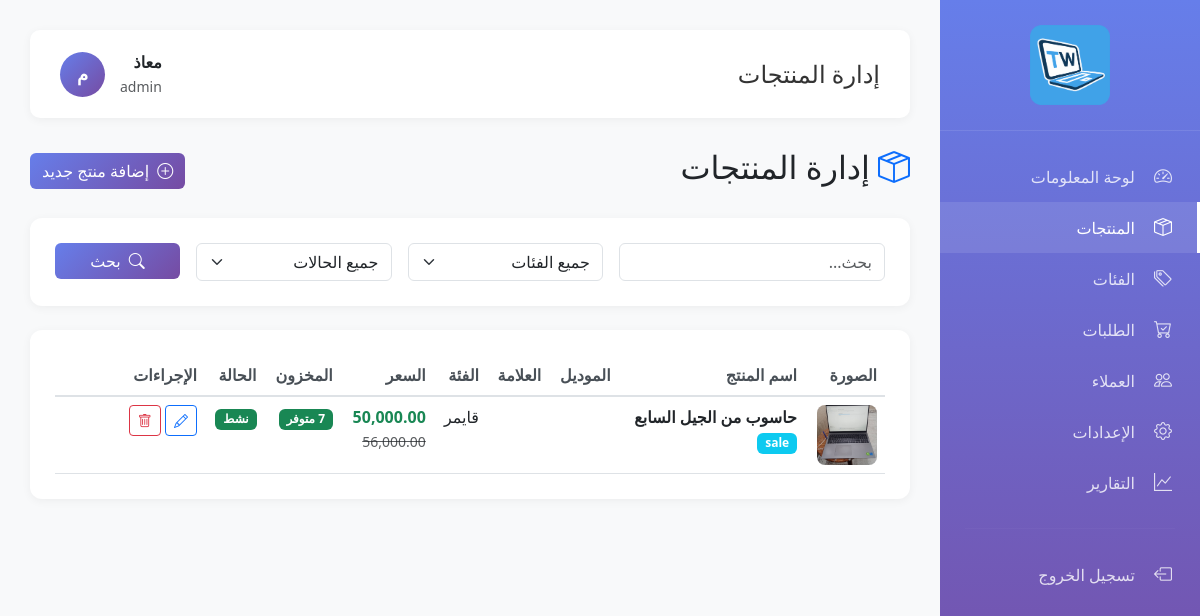
Before: /admin/products.php (signed in) with the older database file.
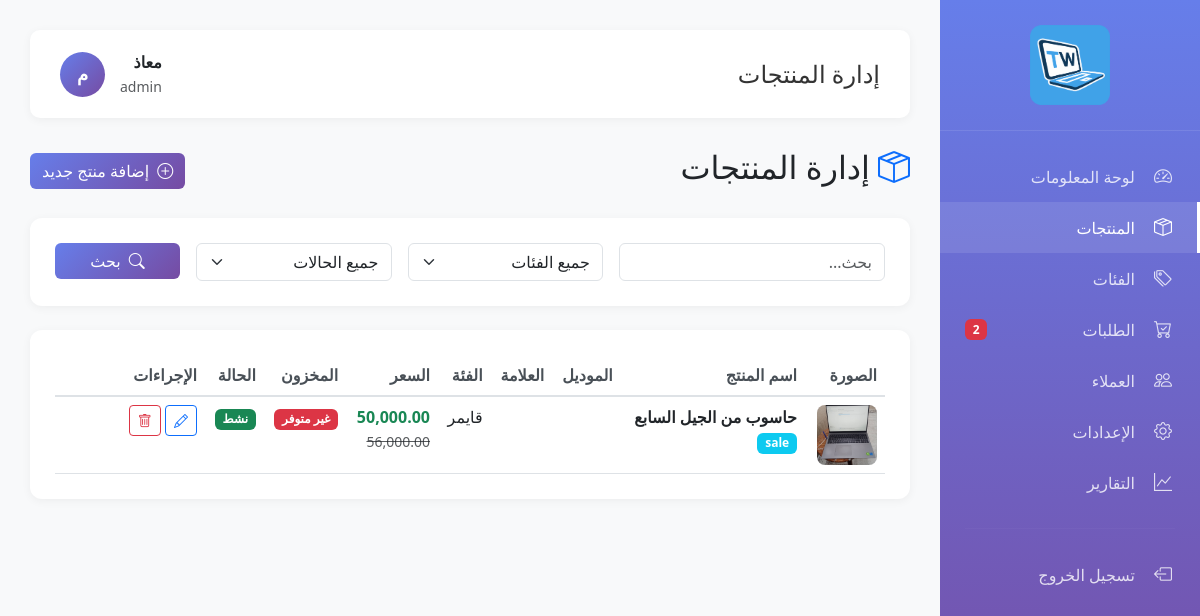
After: the same page with the newer database file.
### tables this page shows
CREATE TABLE `products` (
  `id` int(11) NOT NULL,
  `name_ar` varchar(200) NOT NULL,
  `name_en` varchar(200) NOT NULL,
  `slug` varchar(200) NOT NULL,
  `sku` varchar(100) DEFAULT NULL,
  `model` varchar(100) DEFAULT NULL,
  `brand` varchar(100) DEFAULT NULL,
  `category_id` int(11) NOT NULL,
  `price` decimal(10,2) NOT NULL,
  `original_price` decimal(10,2) DEFAULT NULL,
  `discount_percentage` int(11) DEFAULT 0,
  `stock_count` int(11) DEFAULT 0,
  `in_stock` tinyint(1) DEFAULT 1,
  `min_stock` int(11) DEFAULT 5,
  `processor` varchar(200) DEFAULT NULL,
  `ram` varchar(100) DEFAULT NULL,
  `storage` varchar(100) DEFAULT NULL,
  `gpu` varchar(200) DEFAULT NULL,
  `screen_size` varchar(50) DEFAULT NULL,
  `screen_resolution` varchar(100) DEFAULT NULL,
  `battery` varchar(100) DEFAULT NULL,
  `weight` varchar(50) DEFAULT NULL,
  `os` varchar(100) DEFAULT NULL,
  `ports` text DEFAULT NULL,
  `description_short` text DEFAULT NULL,
  `description_full` text DEFAULT NULL,
  `warranty` varchar(200) DEFAULT NULL,
  `badge` enum('new','bestseller','sale','featured','none') DEFAULT 'none',
  `status` enum('active','inactive','draft','out_of_stock') DEFAULT 'active',
  `views` int(11) DEFAULT 0,
  `sales` int(11) DEFAULT 0,
  `rating` decimal(3,2) DEFAULT 0.00,
  `review_count` int(11) DEFAULT 0,
  `meta_title` varchar(200) DEFAULT NULL,
  `meta_description` text DEFAULT NULL,
  `meta_keywords` text DEFAULT NULL,
  `created_at` timestamp NOT NULL DEFAULT current_timestamp(),
  `updated_at` timestamp NOT NULL DEFAULT current_timestamp() ON UPDATE current_timestamp()
);

CREATE TABLE `categories` (
  `id` int(11) NOT NULL,
  `name_ar` varchar(100) NOT NULL,
  `name_en` varchar(100) NOT NULL,
  `slug` varchar(100) NOT NULL,
  `description` text DEFAULT NULL,
  `icon` varchar(100) DEFAULT NULL,
  `image` varchar(255) DEFAULT NULL,
  `is_active` tinyint(1) DEFAULT 1,
  `display_order` int(11) DEFAULT 0,
  `created_at` timestamp NOT NULL DEFAULT current_timestamp(),
  `updated_at` timestamp NOT NULL DEFAULT current_timestamp() ON UPDATE current_timestamp()
);

### config/database.php (called while the page is built, shortened)
<?php
try {
    $dsn = "mysql:host=" . DB_HOST . ";dbname=" . DB_NAME . ";charset=" . DB_CHARSET;
    $options = [
        PDO::ATTR_ERRMODE            => PDO::ERRMODE_EXCEPTION,
        PDO::ATTR_DEFAULT_FETCH_MODE => PDO::FETCH_ASSOC,
        PDO::ATTR_EMULATE_PREPARES   => false,
        PDO::MYSQL_ATTR_INIT_COMMAND => "SET NAMES " . DB_CHARSET
    ];
    $pdo = new PDO($dsn, DB_USER, DB_PASS, $options);
} catch (PDOException $e) {
    die("خطأ في الاتصال بقاعدة البيانات: " . $e->getMessage());
}
function query($sql, $params = []) {
    global $pdo;
    try {
        $stmt = $pdo->prepare($sql);
        $stmt->execute($params);
        return $stmt;
    } catch (PDOException $e) {
        error_log("Database Error: " . $e->getMessage());
        return false;
    }
}
function fetchOne($sql, $params = []) {
    $stmt = query($sql, $params);
    return $stmt ? $stmt->fetch() : null;
}

### admin/products.php (the view, shortened to what the changed rows need)
<?php
require_once 'includes/functions.php';
$pageTitle = 'إدارة المنتجات';
include 'includes/header.php';
$where = ['1=1'];
$whereClause = implode(' AND ', $where);
$page = isset($_GET['page']) ? (int)$_GET['page'] : 1;
$perPage = 10;
$offset = ($page - 1) * $perPage;
$sql = "SELECT p.*, c.name_ar as category_name,
        (SELECT image_url FROM product_images WHERE product_id = p.id AND is_primary = 1 LIMIT 1) as main_image
        FROM products p
        LEFT JOIN categories c ON p.category_id = c.id
        WHERE $whereClause
        ORDER BY p.created_at DESC
        LIMIT $perPage OFFSET $offset";
$products = $pdo->query($sql)->fetchAll();
?>
<div class="mb-4">
    <div class="row align-items-center">
        <div class="col-md-6">
            <h2><i class="bi bi-box-seam text-primary me-2"></i>إدارة المنتجات</h2>
        </div>
    </div>
</div>
<div class="table-card">
    <div class="table-responsive">
        <table class="table table-hover">
            <thead>
                <tr>
                    <th width="80">الصورة</th>
                    <th>اسم المنتج</th>
                    <th>الموديل</th>
                    <th>العلامة</th>
                    <th>الفئة</th>
                    <th>السعر</th>
                    <th>المخزون</th>
                    <th>الحالة</th>
                    <th width="150">الإجراءات</th>
                </tr>
            </thead>
            <tbody>
                <?php foreach ($products as $product): ?>
                <tr>
                    <td>
                        <?php if ($product['main_image']): ?>
                        <img src="../<?php echo $product['main_image']; ?>" alt="<?php echo $product['name_ar']; ?>"
                             style="width: 60px; height: 60px; object-fit: cover; border-radius: 8px;">
                        <?php else: ?>
                        <div style="width: 60px; height: 60px; background: #e9ecef; border-radius: 8px; display: flex; align-items: center; justify-content: center;">
                            <i class="bi bi-image text-muted"></i>
                        </div>
                        <?php endif; ?>
                    </td>
                    <td>
                        <strong><?php echo $product['name_ar']; ?></strong>
                        <?php if ($product['badge'] != 'none'): ?>
                        <br><small class="badge bg-info"><?php echo $product['badge']; ?></small>
                        <?php endif; ?>
                    </td>
                    <td><?php echo $product['model']; ?></td>
                    <td><?php echo $product['brand']; ?></td>
                    <td><?php echo $product['category_name']; ?></td>
                    <td>
                        <strong class="text-success"><?php echo formatPrice($product['price']); ?></strong>
                        <?php if ($product['original_price']): ?>
                        <br><small class="text-muted text-decoration-line-through"><?php echo formatPrice($product['original_price']); ?></small>
                        <?php endif; ?>
                    </td>
                    <td>
                        <?php if ($product['stock_count'] > 0): ?>
                        <span class="badge bg-success"><?php echo $product['stock_count']; ?> متوفر</span>
                        <?php else: ?>
                        <span class="badge bg-danger">غير متوفر</span>
                        <?php endif; ?>
                    </td>
                    <td>
                        <?php
                        $statusBadge = [
                            'active' => 'success',
                            'inactive' => 'danger',
                            'draft' => 'secondary'
                        ];
                        $statusText = [
                            'active' => 'نشط',
                            'inactive' => 'غير نشط',
                            'draft' => 'مسودة'
                        ];
                        ?>
                        <span class="badge bg-<?php echo $statusBadge[$product['status']]; ?>">
                            <?php echo $statusText[$product['status']]; ?>
                        </span>
                    </td>
                    <td>
                        <a href="edit-product.php?id=<?php echo $product['id']; ?>" class="btn btn-sm btn-outline-primary" title="تعديل">
                            <i class="bi bi-pencil"></i>
                        </a>
                        <a href="?delete=<?php echo $product['id']; ?>" class="btn btn-sm btn-outline-danger"
                           onclick="return confirmDelete('هل أنت متأكد من حذف هذا المنتج؟')" title="حذف">
                            <i class="bi bi-trash"></i>
                        </a>
                    </td>
                </tr>
                <?php endforeach; ?>
            </tbody>
        </table>
    </div>
</div>
<?php include 'includes/footer.php'; ?>

### admin/includes/header.php (shortened to what the changed rows need)
<?php
require_once __DIR__ . '/functions.php';
$result = fetchOne("SELECT COUNT(*) as count FROM orders WHERE status = 'pending'");
$newOrdersCount = $result['count'] ?? 0;
?>
<!DOCTYPE html>
<html lang="ar" dir="rtl">
<head>
    <link href="https://cdn.jsdelivr.net/npm/bootstrap@5.3.0/dist/css/bootstrap.rtl.min.css" rel="stylesheet">
    <link rel="stylesheet" href="https://cdn.jsdelivr.net/npm/bootstrap-icons@1.11.0/font/bootstrap-icons.css">
</head>
<body>
    <div class="sidebar">
        <div class="sidebar-menu">
            <a href="orders.php" class="<?php echo basename($_SERVER['PHP_SELF']) == 'orders.php' ? 'active' : ''; ?>">
                <i class="bi bi-cart-check"></i>
                <span>الطلبات</span>
                <?php if ($newOrdersCount > 0): ?>
                    <span class="badge bg-danger"><?php echo $newOrdersCount; ?></span>
                <?php endif; ?>
            </a>
        </div>
    </div>
    <div class="main-content">
        <div class="top-bar">
            <h1><?php echo $pageTitle ?? 'لوحة المعلومات'; ?></h1>
        </div>

### includes/functions.php (shortened to what the changed rows need)
<?php
require_once __DIR__ . '/../config/database.php';
function formatPricePlain($price) {
    return number_format($price, 2, '.', ',');
}
function formatPrice($price) {
    return '<span class="en-num">' . formatPricePlain($price) . '</span>';
}

Changed rows visible on the page:
changed products "حاسوب من الجيل السابع": stock_count "7" → (not shown); stock_count "متوفر" → "غير متوفر"
Other visible differences:
$newOrdersCount: (not shown) → "2"
